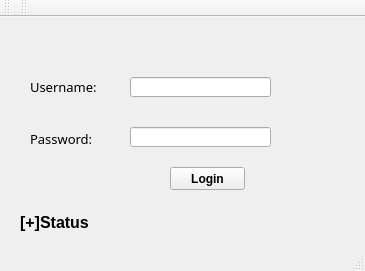
<?xml version="1.0" encoding="UTF-8"?>
<ui version="4.0">
 <class>login</class>
 <widget class="QMainWindow" name="login">
  <property name="geometry">
   <rect>
    <x>0</x>
    <y>0</y>
    <width>365</width>
    <height>271</height>
   </rect>
  </property>
  <property name="windowTitle">
   <string>login</string>
  </property>
  <widget class="QWidget" name="centralWidget">
   <widget class="QLabel" name="label">
    <property name="geometry">
     <rect>
      <x>20</x>
      <y>190</y>
      <width>311</width>
      <height>31</height>
     </rect>
    </property>
    <property name="font">
     <font>
      <pointsize>12</pointsize>
      <weight>75</weight>
      <bold>true</bold>
     </font>
    </property>
    <property name="text">
     <string>[+]Status</string>
    </property>
   </widget>
   <widget class="QLabel" name="label_2">
    <property name="geometry">
     <rect>
      <x>30</x>
      <y>60</y>
      <width>81</width>
      <height>20</height>
     </rect>
    </property>
    <property name="font">
     <font>
      <family>Segoe Script</family>
      <pointsize>10</pointsize>
     </font>
    </property>
    <property name="text">
     <string>Username:</string>
    </property>
   </widget>
   <widget class="QLabel" name="label_3">
    <property name="geometry">
     <rect>
      <x>30</x>
      <y>110</y>
      <width>67</width>
      <height>23</height>
     </rect>
    </property>
    <property name="font">
     <font>
      <family>Segoe Print</family>
      <pointsize>10</pointsize>
     </font>
    </property>
    <property name="text">
     <string>Password:</string>
    </property>
   </widget>
   <widget class="QLineEdit" name="lineEdit_username">
    <property name="geometry">
     <rect>
      <x>130</x>
      <y>60</y>
      <width>141</width>
      <height>20</height>
     </rect>
    </property>
   </widget>
   <widget class="QLineEdit" name="lineEdit_password">
    <property name="geometry">
     <rect>
      <x>130</x>
      <y>110</y>
      <width>141</width>
      <height>20</height>
     </rect>
    </property>
    <property name="echoMode">
     <enum>QLineEdit::Password</enum>
    </property>
   </widget>
   <widget class="QPushButton" name="pushButton">
    <property name="geometry">
     <rect>
      <x>170</x>
      <y>150</y>
      <width>75</width>
      <height>23</height>
     </rect>
    </property>
    <property name="font">
     <font>
      <pointsize>9</pointsize>
      <weight>75</weight>
      <bold>true</bold>
     </font>
    </property>
    <property name="text">
     <string>Login</string>
    </property>
   </widget>
  </widget>
  <widget class="QMenuBar" name="menuBar">
   <property name="geometry">
    <rect>
     <x>0</x>
     <y>0</y>
     <width>365</width>
     <height>21</height>
    </rect>
   </property>
  </widget>
  <widget class="QToolBar" name="mainToolBar">
   <attribute name="toolBarArea">
    <enum>TopToolBarArea</enum>
   </attribute>
   <attribute name="toolBarBreak">
    <bool>false</bool>
   </attribute>
  </widget>
  <widget class="QStatusBar" name="statusBar"/>
  <widget class="QToolBar" name="toolBar">
   <property name="windowTitle">
    <string>toolBar</string>
   </property>
   <attribute name="toolBarArea">
    <enum>TopToolBarArea</enum>
   </attribute>
   <attribute name="toolBarBreak">
    <bool>false</bool>
   </attribute>
  </widget>
 </widget>
 <layoutdefault spacing="6" margin="11"/>
 <resources/>
 <connections/>
</ui>
